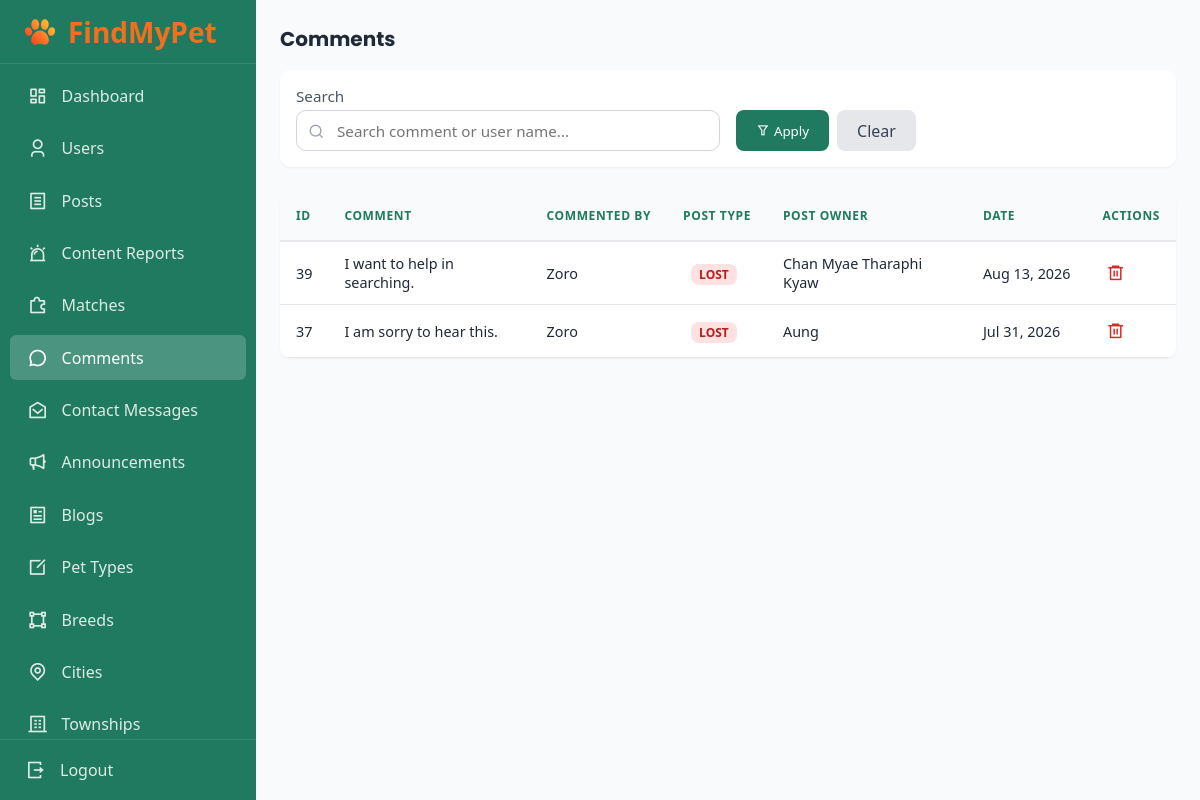
Page /admin/comments.php (signed in) on the committed database.
### tables this page shows
CREATE TABLE `comment` (
  `id` int(11) NOT NULL,
  `user_id` int(11) NOT NULL,
  `post_id` int(11) NOT NULL,
  `comment_text` text NOT NULL,
  `created_at` datetime DEFAULT current_timestamp()
);

CREATE TABLE `users` (
  `id` int(11) NOT NULL,
  `role_id` int(11) NOT NULL,
  `township_id` int(11) NOT NULL,
  `full_name` varchar(255) NOT NULL,
  `email` varchar(255) NOT NULL,
  `password` varchar(255) NOT NULL,
  `phone` varchar(20) NOT NULL,
  `address` text DEFAULT NULL,
  `verification_token` varchar(255) DEFAULT NULL,
  `token_expire` datetime DEFAULT NULL,
  `is_verified` tinyint(1) DEFAULT 0,
  `status` enum('Active','Suspended','Banned') NOT NULL DEFAULT 'Active',
  `suspended_until` datetime DEFAULT NULL,
  `reset_token` varchar(255) DEFAULT NULL,
  `reset_expire` datetime DEFAULT NULL,
  `email_notifications` tinyint(1) DEFAULT 1,
  `match_notifications` tinyint(1) DEFAULT 1,
  `post_notifications` tinyint(1) DEFAULT 1,
  `comment_notifications` tinyint(1) DEFAULT 1,
  `created_at` datetime DEFAULT current_timestamp()
);

CREATE TABLE `post` (
  `id` int(11) NOT NULL,
  `user_id` int(11) NOT NULL,
  `pet_id` int(11) NOT NULL,
  `township_id` int(11) NOT NULL,
  `post_type` enum('Lost','Found') NOT NULL,
  `description` text DEFAULT NULL,
  `last_seen_date` date DEFAULT NULL,
  `last_seen_time` time DEFAULT NULL,
  `last_seen_location` varchar(255) DEFAULT NULL,
  `contact_phone` varchar(20) DEFAULT NULL,
  `contact_email` varchar(255) DEFAULT NULL,
  `status` enum('Active','Reunited','Draft') DEFAULT 'Active',
  `created_at` datetime DEFAULT current_timestamp()
);

### database/functions.php (called while the page is built, shortened)
<?php
function getPostTypeBadgeClass($postType)
{
    switch (strtolower($postType)) {
        case 'lost':
            return 'badge-lost';
    }
}
function buildCommentFilters($search)
{
    $whereClauses = [];
    $params = [];
    return [
        'where' => empty($whereClauses)
            ? ''
            : 'WHERE ' . implode(' AND ', $whereClauses),
        'params' => $params
    ];
}
function getFilteredComments(PDO $pdo, $search = '', $limit = 10, $offset = 0)
{
    $filterData = buildCommentFilters($search);
    $sql = "SELECT c.*,
                   u.full_name AS commenter_name,
                   po.full_name AS post_owner_name,
                   p.post_type
            FROM comment c
            JOIN users u ON c.user_id = u.id
            JOIN post p ON c.post_id = p.id
            JOIN users po ON p.user_id = po.id
            {$filterData['where']}
            ORDER BY c.created_at DESC";
    if ($limit !== null && $offset !== null) {
        $sql .= " LIMIT " . (int)$limit . " OFFSET " . (int)$offset;
    }
    $stmt = $pdo->prepare($sql);
    $stmt->execute($filterData['params']);
    return $stmt->fetchAll(PDO::FETCH_ASSOC);
}

### admin/comments.php (the view, shortened to what this page needs)
<?php
require_once "../database/functions.php";
$search = isset($_GET['search']) ? trim($_GET['search']) : '';
$perPage = 10;
$currentPage = isset($_GET['page']) && is_numeric($_GET['page']) && $_GET['page'] > 0 ? (int)$_GET['page'] : 1;
$offset = ($currentPage - 1) * $perPage;
$comments = getFilteredComments($pdo, $search, $perPage, $offset);
?>
<!DOCTYPE html>
<html lang="en">
<head>
    <link rel="stylesheet" href="../assets/css/style.css">
    <link rel="stylesheet" href="../assets/css/admin.css">
    <link href="https://cdn.jsdelivr.net/npm/remixicon@4.9.0/fonts/remixicon.css" rel="stylesheet" />
</head>
<body class="admin-body">
    <aside id="sidebar">
        <div>
            <div class="logo-container">
                <img src="../uploads/logo.png" alt="Logo" class="sidebar-logo">
                <span>FindMyPet</span>
            </div>
        </div>
        <nav>
            <a href="dashboard.php" class="admin-sidebar-link">
                <i class="ri-dashboard-line"></i>
                <span>Dashboard</span>
            </a>
            <a href="users.php" class="admin-sidebar-link">
                <i class="ri-user-3-line"></i>
                <span>Users</span>
            </a>
            <a href="posts.php" class="admin-sidebar-link">
                <i class="ri-file-list-line"></i>
                <span>Posts</span>
            </a>
            <a href="reports.php" class="admin-sidebar-link">
                <i class="ri-alarm-warning-line"></i>
                <span>Content Reports</span>
            </a>
            <a href="matches.php" class="admin-sidebar-link">
                <i class="ri-puzzle-2-line"></i>
                <span>Matches</span>
            </a>
            <a href="comments.php" class="admin-sidebar-link active">
                <i class="ri-chat-3-line"></i>
                <span>Comments</span>
            </a>
            <a href="messages.php" class="admin-sidebar-link">
                <i class="ri-mail-open-line"></i>
                <span>Contact Messages</span>
            </a>
            <a href="announcements.php" class="admin-sidebar-link">
                <i class="ri-megaphone-line"></i>
                <span>Announcements</span>
            </a>
            <a href="blogs.php" class="admin-sidebar-link">
                <i class="ri-article-line"></i>
                <span>Blogs</span>
            </a>
            <a href="pet_types.php" class="admin-sidebar-link">
                <i class="ri-edit-box-line"></i>
                <span>Pet Types</span>
            </a>
            <a href="breeds.php" class="admin-sidebar-link">
                <i class="ri-shape-2-line"></i>
                <span>Breeds</span>
            </a>
            <a href="cities.php" class="admin-sidebar-link">
                <i class="ri-map-pin-line"></i>
                <span>Cities</span>
            </a>
            <a href="townships.php" class="admin-sidebar-link">
                <i class="ri-building-4-line"></i>
                <span>Townships</span>
            </a>
        </nav>
        <div>
            <a href="logout.php" class="admin-sidebar-link">
                <i class="ri-logout-box-r-line"></i>
                <span>Logout</span>
            </a>
        </div>
    </aside>
    <main class="admin-main">
        <section>
            <div class="admin-header">
                <div class="admin-header-left">
                    <h3 class="admin-header-title">Comments</h3>
                </div>
            </div>
            <form method="GET" action="comments.php" class="admin-filter-form">
                <div class="admin-form-grid" style="grid-template-columns: 1fr auto;">
                    <div class="admin-form-group">
                        <label class="admin-label">Search</label>
                        <div class="search-icon-wrapper">
                            <input type="text" name="search" placeholder="Search comment or user name..." class="admin-input-search" value="<?= htmlspecialchars($search) ?>">
                            <i class="ri-search-line"></i>
                        </div>
                    </div>
                    <div class="admin-form-group" style="align-self: flex-end; display: flex; gap: 0.5rem;">
                        <button type="submit" class="admin-btn admin-btn-primary">
                            <i class="ri-filter-line"></i> Apply
                        </button>
                        <a href="comments.php" class="admin-btn admin-btn-secondary">
                            Clear
                        </a>
                    </div>
                </div>
            </form>
            <div class="table-card">
                <div class="admin-table-wrapper">
                    <table class="admin-table">
                        <thead>
                            <tr>
                                <th>ID</th>
                                <th>Comment</th>
                                <th>Commented By</th>
                                <th>Post Type</th>
                                <th>Post Owner</th>
                                <th>Date</th>
                                <th>Actions</th>
                            </tr>
                        </thead>
                        <tbody>
                            <?php if (count($comments) > 0): ?>
                                <?php foreach ($comments as $commentItem): ?>
                                    <?php
                                    $formattedDate = date('M d, Y', strtotime($commentItem['created_at']));
                                    $typeClass = getPostTypeBadgeClass($commentItem['post_type']);
                                    ?>
                                    <tr>
                                        <td><?= $commentItem['id']; ?></td>
                                        <td class="td-comment" title="<?= htmlspecialchars($commentItem['comment_text']) ?>">
                                            <?= htmlspecialchars($commentItem['comment_text']); ?>
                                        </td>
                                        <td class="td-name"><?= htmlspecialchars($commentItem['commenter_name']); ?></td>
                                        <td>
                                            <span class="admin-tab-badge <?= $typeClass ?> text-uppercase">
                                                <?= htmlspecialchars($commentItem['post_type']); ?>
                                            </span>
                                        </td>
                                        <td><?= htmlspecialchars($commentItem['post_owner_name']); ?></td>
                                        <td class="td-date"><?= htmlspecialchars($formattedDate) ?></td>
                                        <td>
                                            <div class="admin-action-group">
                                                <a href="delete_comment.php?id=<?= $commentItem['id']; ?>" class="admin-action-btn delete" title="Delete" onclick="return confirm('Are you sure you want to delete this comment?')">
                                                    <i class="ri-delete-bin-6-line"></i>
                                                </a>
                                            </div>
                                        </td>
                                    </tr>
                                <?php endforeach; ?>
                            <?php endif; ?>
                        </tbody>
                    </table>
                </div>
            </div>
        </section>
    </main>
</body>
</html>

### assets/css/style.css (style rules this page uses)
* { margin: 0; padding: 0; box-sizing: border-box; font-family: "Segoe UI", Tahoma, Geneva, Verdana, sans-serif; }
body { background-color: #f8fafc; }

### rows in the picture
comment: id "39", comment_text "I want to help in searching.", user.full_name "Zoro", post.post_type "LOST", users.full_name "Chan Myae Tharaphi Kyaw", created_at "Aug 13, 2026"
comment: id "37", comment_text "I am sorry to hear this.", user.full_name "Zoro", post.post_type "LOST", users.full_name "Aung", created_at "Jul 31, 2026"
